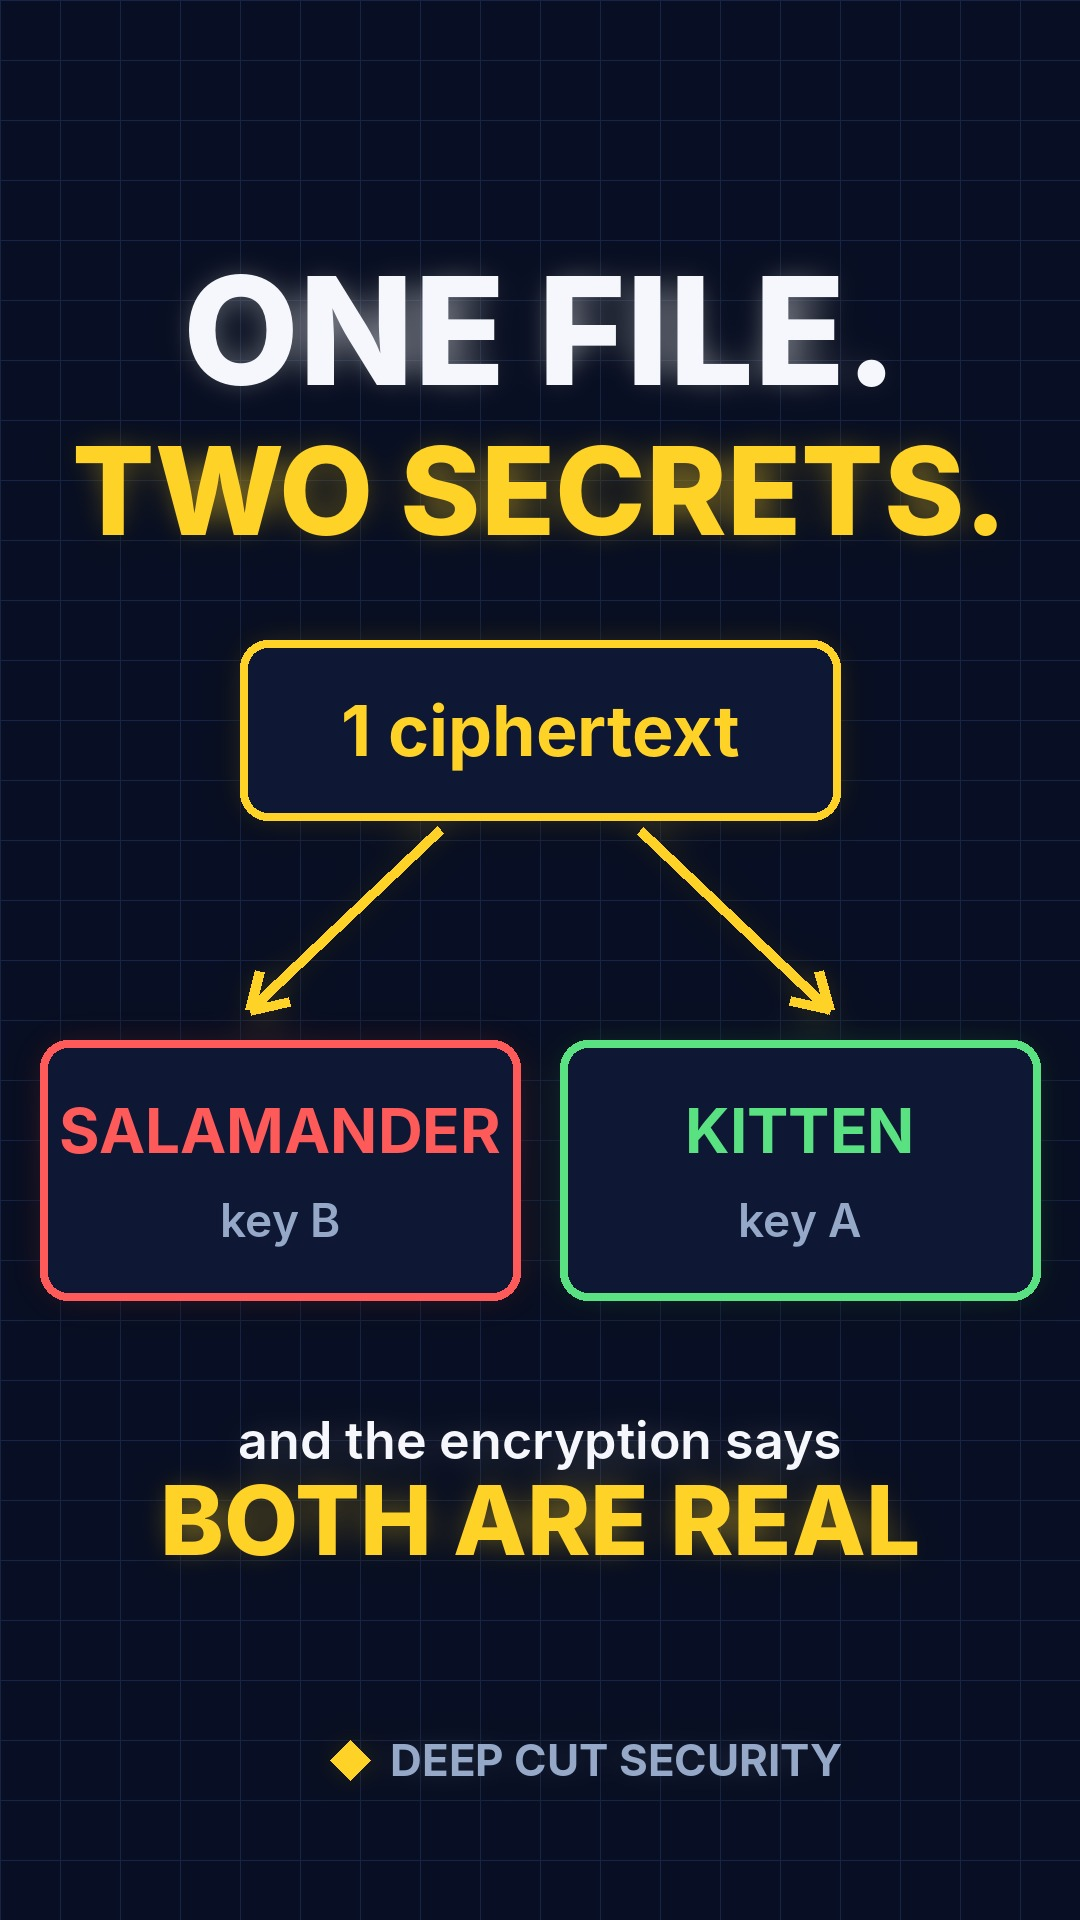

Write Python code to recreate this figure.
"""Cover image (1080x1920 JPG) for the Invisible Salamanders Short."""
import sys, math
import numpy as np
from PIL import Image, ImageDraw, ImageFont, ImageFilter

OUT = sys.argv[1]
W, H = 1080, 1920
BG = (8, 15, 36); GRID = (22, 36, 70); YEL = (255, 210, 40); WHITE = (245, 247, 252)
DIM = (150, 168, 200); RED = (255, 90, 90); GREEN = (90, 225, 130); PANEL = (14, 24, 52)
F = "/usr/share/fonts/opentype/inter/"
def font(n, s): return ImageFont.truetype(F + n, s)
XB = "Inter-ExtraBold.otf"

im = Image.new("RGB", (W, H), BG); d = ImageDraw.Draw(im)
for x in range(0, W, 60): d.line([(x, 0), (x, H)], fill=GRID)
for y in range(0, H, 60): d.line([(0, y), (W, y)], fill=GRID)

lay = Image.new("RGBA", (W, H), (0, 0, 0, 0)); g = ImageDraw.Draw(lay)
def c(xy, s, f, col): g.text(xy, s, font=f, fill=col, anchor="mm")
def box(xy, col, r=28, w=8): g.rounded_rectangle(xy, r, fill=PANEL, outline=col, width=w)

# headline
c((540, 330), "ONE FILE.", font(XB, 150), WHITE)
c((540, 490), "TWO SECRETS.", font(XB, 122), YEL)
# diagram: one ciphertext -> two files
box((240, 640, 840, 820), YEL); c((540, 730), "1 ciphertext", font("Inter-Bold.otf", 70), YEL)
for a, b in (((440, 830), (250, 1010)), ((640, 830), (830, 1010))):
    g.line([a, b], fill=YEL, width=10)
    ang = math.atan2(b[1] - a[1], b[0] - a[0])
    for s in (2.6, -2.6): g.line([b, (b[0] + 40 * math.cos(ang + s), b[1] + 40 * math.sin(ang + s))], fill=YEL, width=10)
box((40, 1040, 520, 1300), RED); c((280, 1130), "SALAMANDER", font("Inter-Bold.otf", 62), RED)
c((280, 1220), "key B", font("Inter-SemiBold.otf", 46), DIM)
box((560, 1040, 1040, 1300), GREEN); c((800, 1130), "KITTEN", font("Inter-Bold.otf", 62), GREEN)
c((800, 1220), "key A", font("Inter-SemiBold.otf", 46), DIM)
c((540, 1440), "and the encryption says", font("Inter-SemiBold.otf", 52), WHITE)
c((540, 1520), "BOTH ARE REAL", font(XB, 96), YEL)
# brand
g.polygon([(330, 1760), (350, 1740), (370, 1760), (350, 1780)], fill=YEL)
g.text((390, 1760), "DEEP CUT SECURITY", font=font("Inter-Bold.otf", 44), fill=DIM, anchor="lm")

glow = np.array(lay.filter(ImageFilter.GaussianBlur(18))); glow[..., 3] = (glow[..., 3] * 0.8).astype(np.uint8)
im = Image.alpha_composite(Image.alpha_composite(im.convert("RGBA"), Image.fromarray(glow)), lay).convert("RGB")
im.save(OUT, quality=92)
